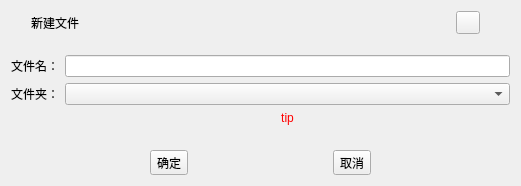
<?xml version="1.0" encoding="UTF-8"?>
<ui version="4.0">
 <class>NewFileDialog</class>
 <widget class="QDialog" name="NewFileDialog">
  <property name="geometry">
   <rect>
    <x>0</x>
    <y>0</y>
    <width>521</width>
    <height>186</height>
   </rect>
  </property>
  <property name="windowTitle">
   <string>Dialog</string>
  </property>
  <layout class="QVBoxLayout" name="verticalLayout">
   <property name="spacing">
    <number>6</number>
   </property>
   <item>
    <layout class="QHBoxLayout" name="horizontalLayout_2">
     <property name="leftMargin">
      <number>20</number>
     </property>
     <property name="rightMargin">
      <number>30</number>
     </property>
     <property name="bottomMargin">
      <number>15</number>
     </property>
     <item>
      <widget class="QLabel" name="title_Label">
       <property name="text">
        <string>新建文件</string>
       </property>
      </widget>
     </item>
     <item>
      <widget class="QToolButton" name="closeBtn">
       <property name="text">
        <string/>
       </property>
      </widget>
     </item>
    </layout>
   </item>
   <item>
    <layout class="QGridLayout" name="gridLayout">
     <item row="0" column="0">
      <widget class="QLabel" name="label">
       <property name="text">
        <string>文件名：</string>
       </property>
      </widget>
     </item>
     <item row="0" column="1">
      <widget class="QLineEdit" name="lineEdit"/>
     </item>
     <item row="1" column="0">
      <widget class="QLabel" name="label_2">
       <property name="text">
        <string>文件夹：</string>
       </property>
      </widget>
     </item>
     <item row="1" column="1">
      <widget class="QComboBox" name="comboBox"/>
     </item>
     <item row="2" column="1">
      <widget class="QLabel" name="label_tip">
       <property name="styleSheet">
        <string notr="true">color: rgb(255, 0, 0);</string>
       </property>
       <property name="text">
        <string>tip</string>
       </property>
       <property name="alignment">
        <set>Qt::AlignCenter</set>
       </property>
      </widget>
     </item>
    </layout>
   </item>
   <item>
    <spacer name="verticalSpacer">
     <property name="orientation">
      <enum>Qt::Vertical</enum>
     </property>
     <property name="sizeHint" stdset="0">
      <size>
       <width>20</width>
       <height>23</height>
      </size>
     </property>
    </spacer>
   </item>
   <item>
    <layout class="QHBoxLayout" name="horizontalLayout">
     <item>
      <widget class="QToolButton" name="okBtn">
       <property name="text">
        <string>确定</string>
       </property>
      </widget>
     </item>
     <item>
      <widget class="QToolButton" name="cancelBtn">
       <property name="text">
        <string>取消</string>
       </property>
      </widget>
     </item>
    </layout>
   </item>
  </layout>
 </widget>
 <resources/>
 <connections/>
</ui>
